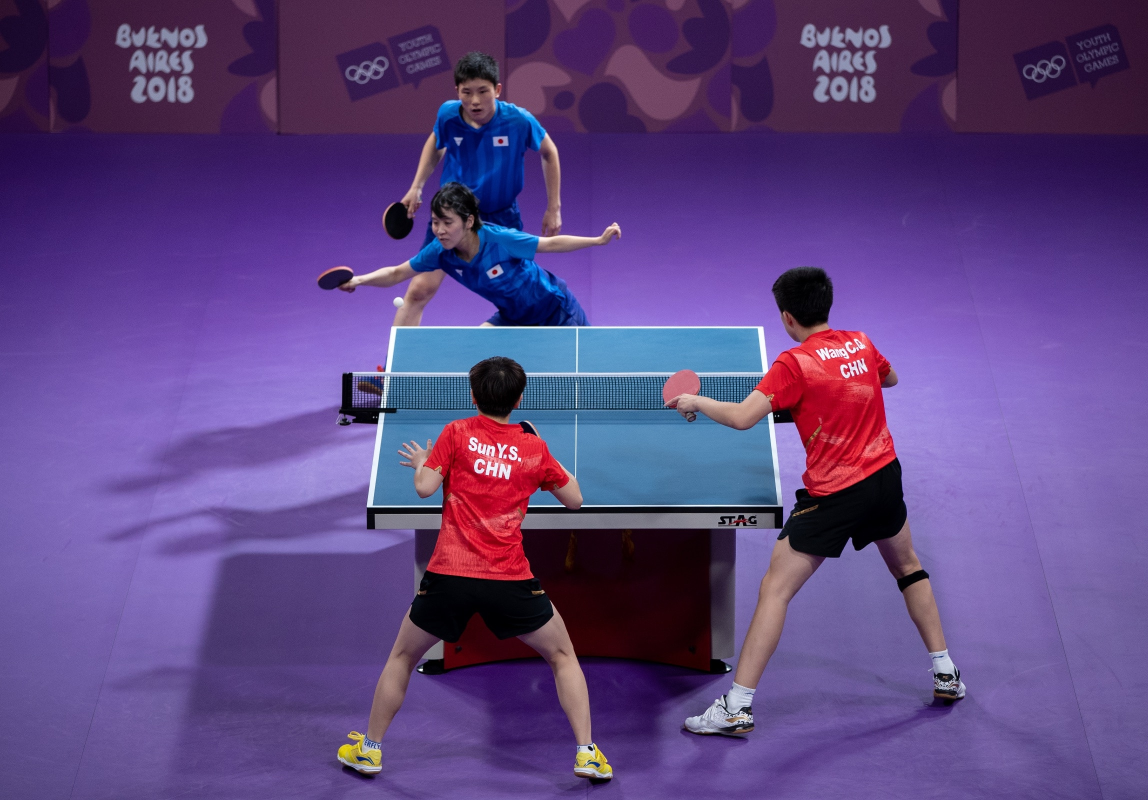
#> input picture data/table_tennis_1.jpg, 2296 x 1600 px, given in place of  Bank of Communications 2020 ITTF Finals (Final) trimmed.mp4, which was not available (shown at 1/2 size)
$ jupyter execute --allow-errors edge_detection_methods.ipynb   (shell and % lines are left out)   (older library calls are emulated)   (text cells are left out)
#> lines starting #> are read from the running program, lines starting #| are printed output that depends on the picture; after the words box and inside, x2 and y2 are one past the last pixel; in counts of white or black regions, pixels touching at a corner belong together; pictures that were not available may be replaced by others from this repository, and a replacement may not be noted
[cell 1]
import numpy as np
import cv2
import matplotlib.pyplot as plt

[cell 2]
def init_court_capture(file_path, scaling_factor):

#> called with scaling_factor = 1
    cap = cv2.VideoCapture(file_path)
    ret, frame = cap.read()
#> frame is the input picture: shape (1600, 2296, 3); mean B, G, R 127.7, 68.8, 93.6

    width = int(frame.shape[1] * scaling_factor)
    length = int(frame.shape[0] * scaling_factor)
    img = cv2.resize(frame, (width, length), interpolation=cv2.INTER_AREA)

    return img

[cell 3]
def show_img(img, title, scaling_factor):

#> called with title = 'original image', scaling_factor = 1
    width = int(img.shape[1] * scaling_factor)
    length = int(img.shape[0] * scaling_factor)
    img = cv2.resize(img, (width, length), interpolation=cv2.INTER_AREA)

    cv2.imshow(title, img)
    cv2.waitKey(0)
    cv2.destroyAllWindows()

[cell 4]
PATH = './data/downverse.com - Ma Long vs Fan Zhendong  Bank of Communications 2020 ITTF Finals (Final) trimmed.mp4'
scaling_factor = 1

[cell 5]
img = init_court_capture(PATH, scaling_factor)
img_copy = img.copy()

show_img(img, 'original image', scaling_factor)

[cell 6]
gray_img = cv2.cvtColor(img, cv2.COLOR_BGR2GRAY)

show_img(gray_img, 'grayscale image version', scaling_factor)

[cell 7]
canny = cv2.Canny(gray_img, 10, 120, L2gradient=False)
#> canny: shape (1600, 2296); 4.3% white in thin lines or dots

show_img(canny, 'canny edges', scaling_factor)

[cell 8]
ret, thresh = cv2.threshold(gray_img, thresh=127, maxval=255, type=cv2.THRESH_BINARY)
#> thresh: shape (1600, 2296); 12.6% white; 12424 white regions (12188 under 20 px)
show_img(thresh, 'image threshold', scaling_factor)
_, contours, _ = cv2.findContours(image=thresh.copy(), mode=cv2.RETR_TREE, method=cv2.CHAIN_APPROX_SIMPLE)
#> contours = 25134 contours, 24699 with area under 20; largest, box (x1, y1, x2, y2) and area: (343, 545, 1603, 874) 143068, (1628, 628, 2181, 1221) 127612, (295, 826, 885, 1036) 38023, (1452, 1057, 1617, 1428) 17352, (1046, 828, 1405, 1005) 12224

#> (the rest of this cell did not finish here and is left out)

[cell 9]
copy_img = img.copy()

# Grayscale and binarize
gray_img = cv2.cvtColor(copy_img, cv2.COLOR_BGR2GRAY)
ret, thresh = cv2.threshold(gray_img, 178, 255, cv2.THRESH_BINARY)
#> thresh: shape (1600, 2296); 0.99% white; 452 white regions (375 under 20 px)

# Find contours
_, contours, _ = cv2.findContours(thresh.copy(), cv2.RETR_LIST, cv2.CHAIN_APPROX_NONE)
#> contours = 684 contours, 604 with area under 20; largest, box (x1, y1, x2, y2) and area: (705, 645, 1537, 753) 7190, (734, 826, 884, 1015) 2306, (1536, 825, 1565, 1006) 1670, (1346, 780, 1530, 814) 1524, (1405, 1390, 1506, 1453) 1374

# Iterate through each contour and compute the bounding rectangle
for c in contours:
    x,y,w,h = cv2.boundingRect(c)
    cv2.rectangle(copy_img,(x,y),(x+w,y+h),(0,0,255),2)
    cv2.imshow('Bounding Rectangle', copy_img)
#> this loop made 684 passes
#> (x, y, w, h) on passes 1, 5, 9: (1193, 1551, 7, 3), (1218, 1546, 4, 4), (1174, 1542, 4, 3)
#> copy_img: shape (1600, 2296, 3); 1.19% of pixels changed, all inside (x1, y1, x2, y2) = (672, 166, 1933, 1556)

cv2.waitKey(0)
cv2.destroyAllWindows()

copy_img = img.copy()

# Iterate through each contour and compute the approx contour
for c in contours:
    # Calculate accuracy as a percent of the contour perimeter
    accuracy = 0.01 * cv2.arcLength(c, True)
    approx = cv2.approxPolyDP(c, accuracy, True)
    cv2.drawContours(copy_img, [approx], 0, (0, 255, 0), 2)
    cv2.imshow('Approx Poly DP', copy_img)
#> this loop made 684 passes
#> (accuracy, approx) on passes 2 to 4: (0.0566, [[1202, 1549], [1203, 1548], [1204, 1549], [1203, 1550]]), (0.0566, [[1199, 1548], [1200, 1547], [1201, 1548], [1200, 1549]]), (0.0283, [[1191, 1548], [1192, 1549]])
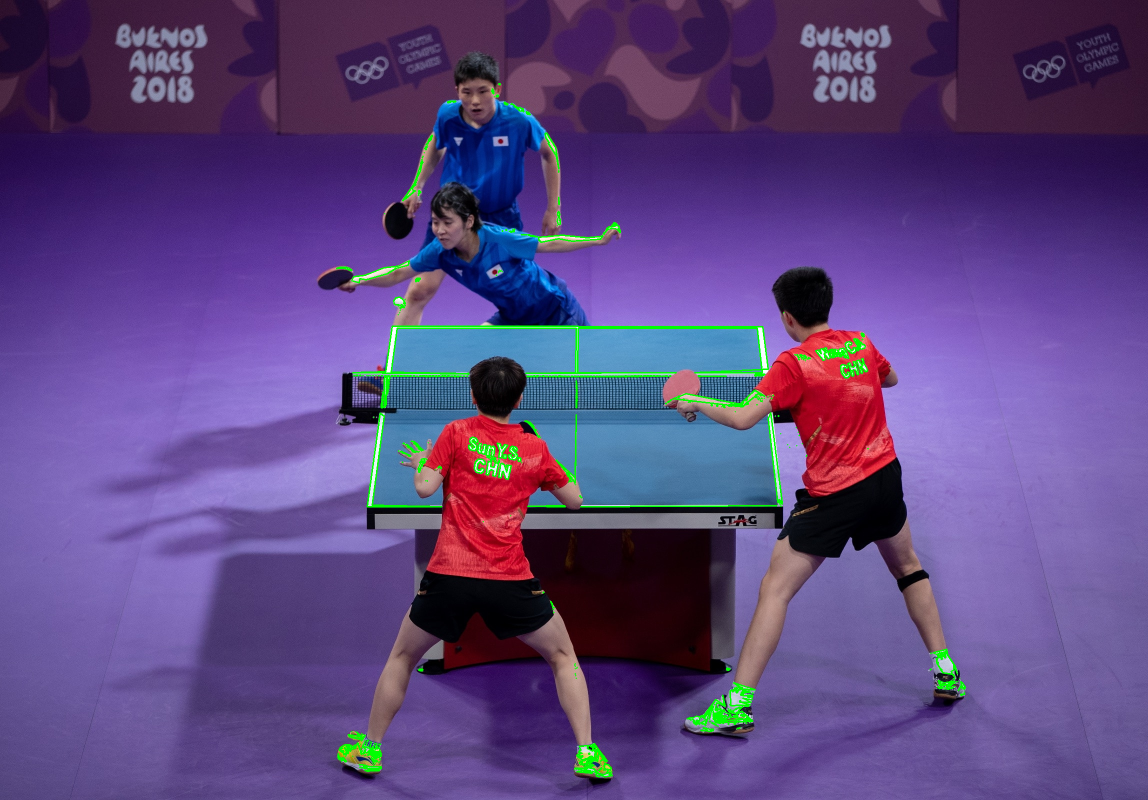
#> copy_img: shape (1600, 2296, 3) (shown at 1/2 size); 1.1% of pixels changed, all inside (x1, y1, x2, y2) = (672, 166, 1932, 1555)

cv2.waitKey(0)
cv2.destroyAllWindows()

[cell 10]
copy_img = img.copy()

cv2.imshow('Original Image', copy_img)
cv2.waitKey(0)
cv2.destroyAllWindows()

# Threshold the image
ret, thresh = cv2.threshold(gray_img, 178, 255, cv2.THRESH_BINARY)

# Find contours
_, contours, _ = cv2.findContours(thresh.copy(), cv2.RETR_LIST, cv2.CHAIN_APPROX_NONE)

# Sort Contors by area and then remove the largest frame contour
n = len(contours) - 1
#> n = 683
contours = sorted(contours, key=cv2.contourArea, reverse=False)[:n]
#> contours = 683 contours, 604 with area under 20; largest, box (x1, y1, x2, y2) and area: (734, 826, 884, 1015) 2306, (1536, 825, 1565, 1006) 1670, (1346, 780, 1530, 814) 1524, (1405, 1390, 1506, 1453) 1374, (1155, 1487, 1215, 1531) 1170

# Iterate through contours and draw the convex hull
for c in contours:
    hull = cv2.convexHull(c)
    cv2.drawContours(copy_img, [hull], 0, (0, 255, 0), 2)
    cv2.imshow('Convex Hull', copy_img)
#> this loop made 683 passes
#> hull on passes 3 to 5: [[1221, 1541]], [[1211, 1540]], [[1149, 1539]]

cv2.waitKey(0)
cv2.destroyAllWindows()

[cell 11]
img_copy = img.copy()

# Grayscale and Canny Edges extracted
gray = cv2.cvtColor(img_copy, cv2.COLOR_BGR2GRAY)
edges = cv2.Canny(gray, 50, 80, apertureSize = 3)
#> edges: shape (1600, 2296); 3.6% white in thin lines or dots

# Run HoughLines using a rho accuracy of 1 pixel
# theta accuracy of np.pi / 180 which is 1 degree
# Our line threshold is set to 240 (number of points on line)
lines = cv2.HoughLines(edges, 1, np.pi / 180, 200, None, 0, 0)
#> lines = 1724 rows, first 8: [652, 1.57], [656, 1.57], [1057, 1.57], [749, 1.57], [765, 1.57], [770, 1.57], [763, 1.57], [756, 1.57]

# We iterate through each line and convert it to the format
# required by cv.lines (i.e. requiring end points)
for rho, theta in np.squeeze(lines):
    a = np.cos(theta)
    b = np.sin(theta)
    x0 = a * rho
    y0 = b * rho
    x1 = int(x0 + 1000 * (-b))
    y1 = int(y0 + 1000 * (a))
    x2 = int(x0 - 1000 * (-b))
    y2 = int(y0 - 1000 * (a))
    cv2.line(gray, (x1, y1), (x2, y2), (0, 255, 0), 2)
#> this loop made 1724 passes
#> (rho, theta, a, b, x0, y0, x1, y1) on passes 1 to 3: (652, 1.57, -4.37e-08, 1, -2.85e-05, 652, -1000, 651), (656, 1.57, -4.37e-08, 1, -2.87e-05, 656, -1000, 655), (1057, 1.57, -4.37e-08, 1, -4.62e-05, 1057, -1000, 1056)

cv2.imshow('Hough Lines', gray)
cv2.waitKey(0)
cv2.destroyAllWindows()

[cell 12]
img_copy = img.copy()

gray = cv2.cvtColor(img_copy, cv2.COLOR_BGR2GRAY)
edges = cv2.Canny(gray, 10, 50, apertureSize = 3)
#> edges: shape (1600, 2296); 21.5% white in thin lines or dots

# Again we use the same rho and theta accuracies
# However, we specific a minimum vote (pts along line) of 100
# and Min line length of 5 pixels and max gap between lines of 10 pixels
lines = cv2.HoughLinesP(edges, 1, np.pi / 180, 100, 5, 10)
print(lines.shape)
#| (136, 1, 4)

for x1, y1, x2, y2 in np.squeeze(lines):
    cv2.line(gray, (x1, y1), (x2, y2),(0, 255, 0), 3)
#> this loop made 136 passes
#> (x1, y1, x2, y2) on passes 1 to 8: (1061, 1057, 1332, 1057), (975, 652, 1204, 652), (1962, 1591, 1972, 1591), (1847, 1139, 1857, 1149), (1468, 1467, 1481, 1467), (928, 1594, 938, 1594), (743, 1538, 758, 1538), (2049, 1465, 2068, 1465)
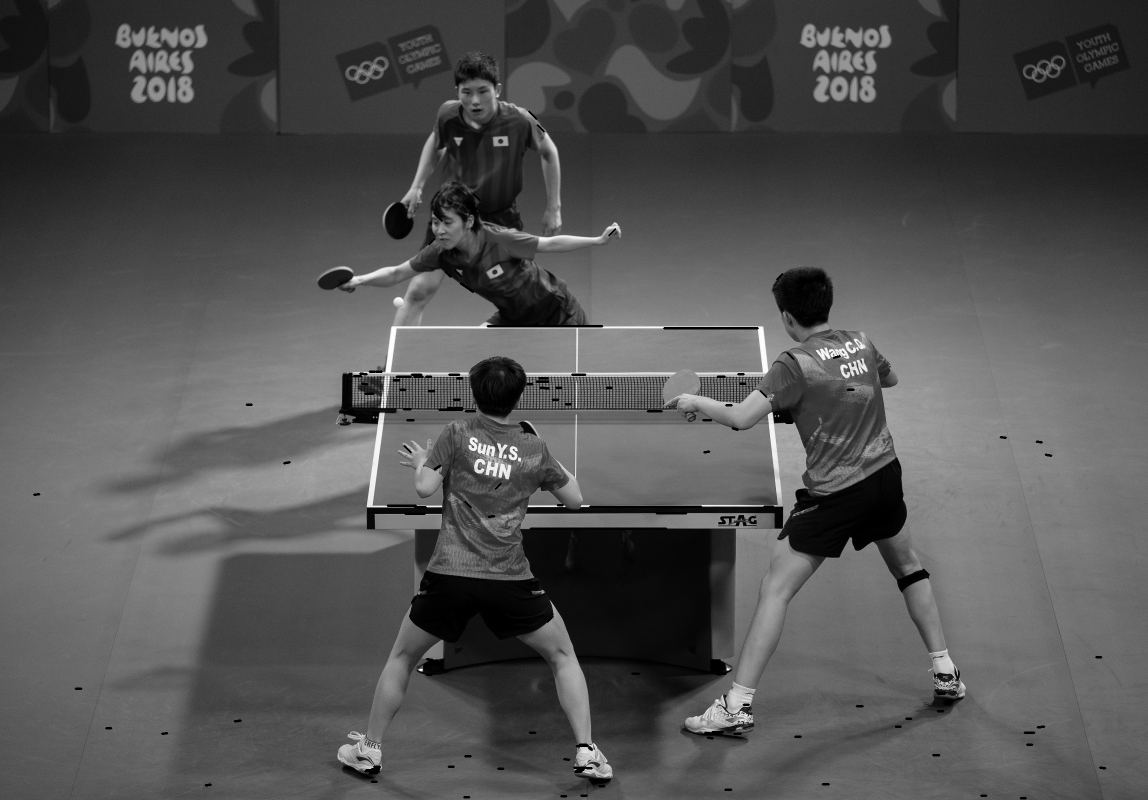
#> gray: shape (1600, 2296) (shown at 1/2 size); min 0, max 255, mean 82.5

cv2.imshow('Probabilistic Hough Lines', gray)
cv2.waitKey(0)
cv2.destroyAllWindows()

[cell 13]
# USAGE
# python court_detection1.py --input input/kta_court.png
#
# author: Stephan Janssen
#

img_copy = img.copy()

# convert to HSV image
hsv_img = cv2.cvtColor(img_copy, cv2.COLOR_BGR2HSV)
#> hsv_img: shape (1600, 2296, 3); mean H, S, V 131, 140, 134.3

# HARD CODED COURT COLOR :(
court_color = np.uint8([[[135,67,72]]])

hsv_court_color = cv2.cvtColor(court_color, cv2.COLOR_BGR2HSV)
hue = hsv_court_color[0][0][0]

# define range of blue color in HSV - Again HARD CODED! :(
lower_color = np.array([hue - 10,10,10])
upper_color = np.array([hue + 10,255,255])

# Threshold the HSV image to get only blue colors
mask = cv2.inRange(hsv_img, lower_color, upper_color)
#> mask: shape (1600, 2296); 61.5% white; 930 black regions (766 under 20 px), largest, box (x1, y1, x2, y2) and area: (0, 0, 2296, 605) 707677, (624, 474, 1895, 1584) 649708, (1467, 1038, 1652, 1379) 22294

# Bitwise-AND mask and original image
res = cv2.bitwise_and(img_copy, img_copy, mask=mask)

# Show original image
plt.imshow(cv2.cvtColor(img_copy, cv2.COLOR_BGR2RGB))
plt.title('Original Image')
plt.show()

# Show masked image
plt.imshow(mask, cmap='Greys')
plt.title('Mask')
#plt.savefig('output/mask.jpg')
plt.show()

gray = cv2.cvtColor(img_copy, cv2.COLOR_BGR2GRAY)
plt.imshow(gray)
plt.title("Gray")
plt.show()

edges = cv2.Canny(gray, 50, 150, apertureSize = 3)
#> edges: shape (1600, 2296); 2.7% white in thin lines or dots, all inside (x1, y1, x2, y2) = (167, 45, 2239, 1600)
plt.imshow(edges)
plt.title("Edges")
plt.show()

minLineLength = 100
maxLineGap = 5
lines = cv2.HoughLinesP(edges, 1, np.pi/180, 100, minLineLength, maxLineGap)
print(len(lines))
#| 1174
print(lines[0])
#| [[1209  652 1215  652]]
print(lines[1])
#| [[ 975  652 1204  652]]
print(lines[2])
#| [[1157  656 1515  656]]
print(lines[3])
#| [[ 750 1057  828 1057]]

# Green color in BGR
LINE_COLOR = (255, 0, 0)

for x1, y1, x2, y2 in lines[0]:
    # cv2.line(image, start_point, end_point, color, thickness)
    cv2.line(img_copy, (x1,y1), (x2,y2), LINE_COLOR, 55)
#> this loop made 1 pass
#> (x1, y1, x2, y2) on pass 1: (1209, 652, 1215, 652)
#> img_copy: shape (1600, 2296, 3); 0.08% of pixels changed, all inside (x1, y1, x2, y2) = (1181, 624, 1244, 681)

for x1, y1, x2, y2 in lines[1]:
    cv2.line(img_copy, (x1,y1), (x2,y2), LINE_COLOR, 75)
#> this loop made 1 pass
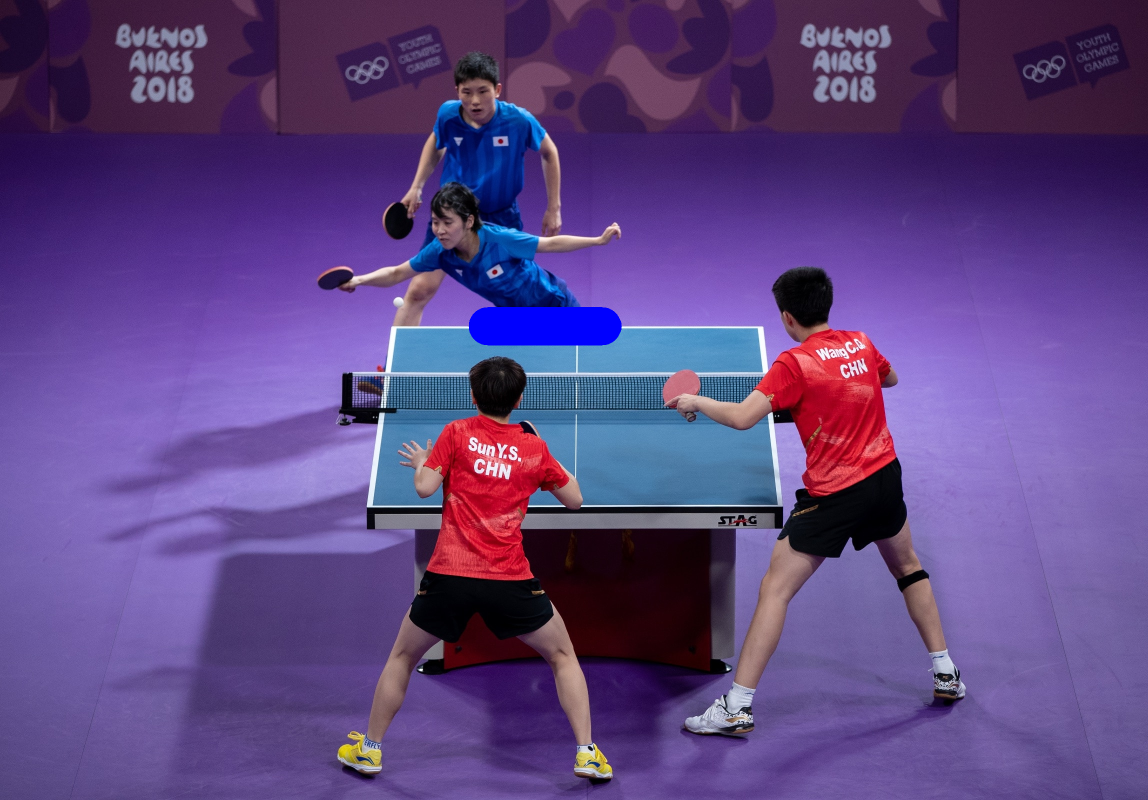
#> img_copy: shape (1600, 2296, 3) (shown at 1/2 size); mean B, G, R 128.2, 68.1, 93.1

for x1, y1, x2, y2 in lines[2]:
    cv2.line(img_copy, (x1,y1), (x2,y2), LINE_COLOR, 125)
#> this loop made 1 pass
#> (x1, y1, x2, y2) on pass 1: (1157, 656, 1515, 656)
#> img_copy: shape (1600, 2296, 3); 1.29% of pixels changed, all inside (x1, y1, x2, y2) = (1105, 593, 1579, 720)

plt.imshow(img_copy)
plt.title('Hough Lines')
plt.show()

# Erosion
kernel = np.ones((2,2),np.uint8)
erosions2 = cv2.erode(mask, kernel, iterations = 5)
#> erosions2: shape (1600, 2296); 57.9% white; 75 black regions, largest, box (x1, y1, x2, y2) and area: (0, 0, 2296, 1589) 1521617, (1362, 1393, 1515, 1493) 5581, (1856, 1311, 1933, 1435) 4453
plt.imshow(erosions2)
plt.title('Erosions')
plt.show()

# Dilation
dilation = cv2.dilate(mask, kernel, iterations = 3)
#> dilation: shape (1600, 2296); 63.9% white; 289 black regions (197 under 20 px), largest, box (x1, y1, x2, y2) and area: (0, 0, 2296, 508) 661043, (676, 522, 1797, 1550) 581923, (1470, 1074, 1651, 1379) 19646
plt.imshow(dilation)
plt.title('Dilation')
plt.show()

# Opening
opening = cv2.morphologyEx(mask, cv2.MORPH_OPEN, kernel)
#> opening: shape (1600, 2296); 61.3% white; 560 black regions (415 under 20 px), largest, box (x1, y1, x2, y2) and area: (0, 0, 2296, 1585) 1391809, (673, 1461, 769, 1538) 3994, (938, 284, 1013, 391) 2666
plt.imshow(opening)
plt.title('Opening')
plt.show()

# Closing
closing = cv2.morphologyEx(mask, cv2.MORPH_CLOSE, kernel)
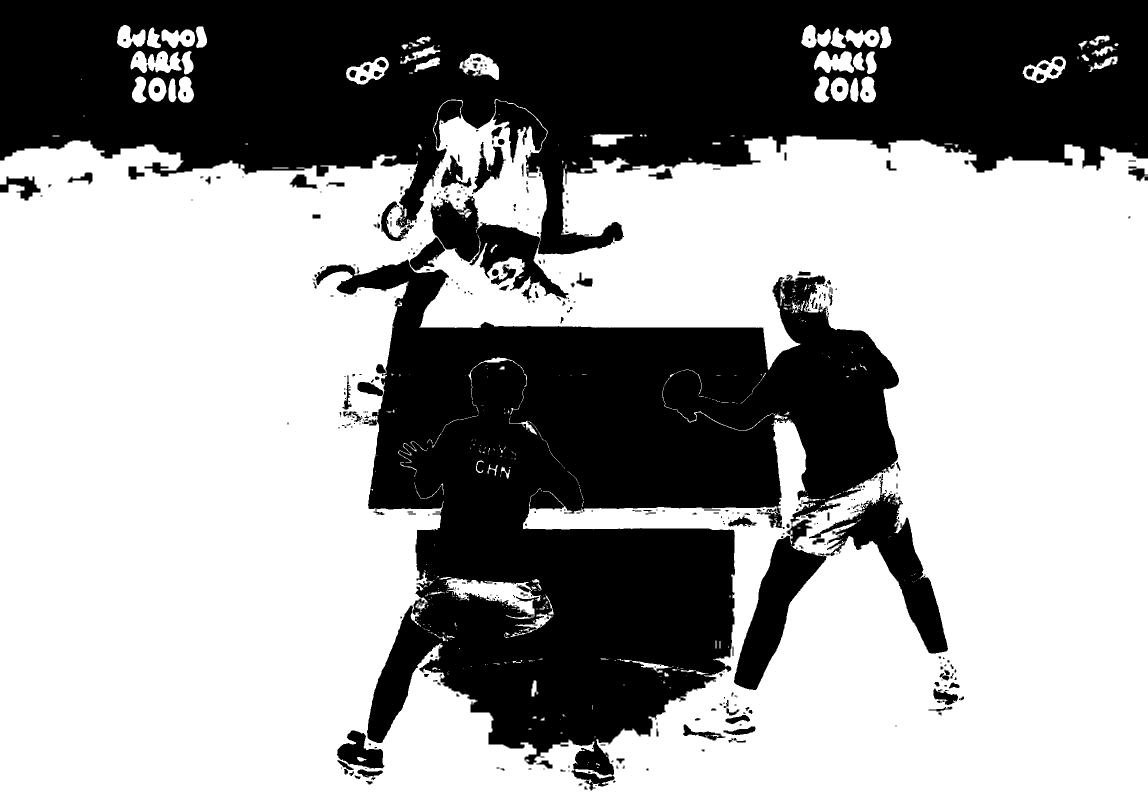
#> closing: shape (1600, 2296) (shown at 1/2 size); 61.6% white; 444 black regions (270 under 20 px), largest, box (x1, y1, x2, y2) and area: (0, 0, 2296, 600) 708067, (629, 475, 1798, 1551) 622178, (1618, 986, 1896, 1307) 23521
plt.imshow(closing)
plt.title('Closing')
plt.show()
